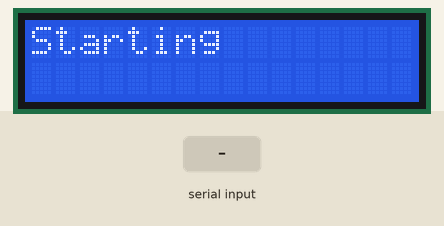
The sketch below on a simulated Arduino Uno, built with avr-gcc and run on an emulated ATmega328P. On the bench: 16×2 character LCD. The inputs (shaded band) are chosen by the test bench. What the sketch prints to the serial monitor is not drawn.

Above: at 0.1 s.
2.3 s: "L 45\n" received over Serial
At 3.4 s:
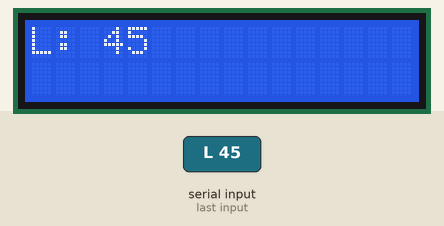
3.8 s: "A 45\n" received over Serial
At 4.4 s:
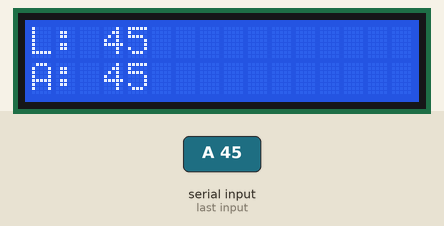
Timing chart, 0 to 6.8 s (numbered marks = the images above; inputs shaded):
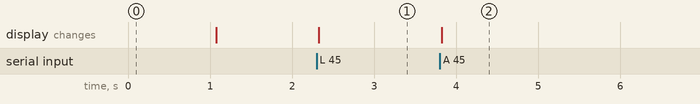

The sketch:

Serial_com.ino
```cpp
//Codigo para receber valores inteiros pela serial junto com alguma label
#include <Wire.h>
#include <LiquidCrystal_I2C.h>


LiquidCrystal_I2C lcd(0x26, 16, 2); //Common address be 0x27, but I got A0 pulled  down so it becomes 0x26

char cmd[40]; //Inicia um array de caracteres onde vamos guardar os comandos recebidos pela serial
int cmdIndex; //Placeholder para a index que vamos ler dos comandos

int linearVel = 0;
int angularVel = 0;

bool negative = false;

void exeCmd(){
  //Podemos usar o metodo strcmp(cmd,"str"), que retorna 0  se as duas strings forem iguais, mas isso é muito lerdo
  if((cmd[0] == 'L' || cmd[0] == 'A') && cmd[1] == ' '){ //Se o comando tiver inicio com L(linear) ou A(angular)

    int val = 0; //Iniciando o parsing do comando
    for(int i = 2; cmd[i] != 0; i++){ //O for irá rodar até encontrar o valor 0(null) que colocaremos na hora do recebimento
      if(cmd[i] == '-'){ //Se o valor for negativo, levanta a flag e pula o sinal
        negative = true;
        i++;
      }
      val = val*10 + (cmd[i] - '0'); //para cada rodada, atualizamos qual casa decimal estamos escrevendo
      //a subtracao por zero e pra pegar o valor inteiro do caractere (o zero eh 48 e assim vai ate o 9 = 57

    }
    if(negative){ //Se a flag estiver ativa, inverte o valor final e abaixa a flag
      val = -val;
      negative = false;
    }

    if(cmd[0] == 'L'){
      linearVel = val;
      lcd.home();
      lcd.print("                ");
      lcd.home();
      lcd.print("L: ");
      lcd.print(linearVel);
    }
    else{ //Se nao eh L e entrou no if, é A
      angularVel = val;
      lcd.setCursor(0,1); //setCursor(coluna,linha);
      lcd.print("                ");
      lcd.setCursor(0,1);
      lcd.print("A: ");
      lcd.print(angularVel);

    }
   Serial.println(cmd);
   Serial.println(linearVel);
   Serial.println(angularVel);

  }
}

//Os comandos seguirao a sintaxe "(char)TYPE (VALUE
void receiveCmd(){
  if(Serial.available()){
    char c = (char)Serial.read();
    if(c == '\n'){
      cmd[cmdIndex] = 0;
      exeCmd();
      cmdIndex = 0;
    }
    else{
      cmd[cmdIndex] = c;
      if(cmdIndex < 39) cmdIndex++;
    }
  }
}

void setup() {
  Serial.begin(115200);
  lcd.begin();
  lcd.backlight();
  lcd.print("Starting");
  delay(1000);
  lcd.clear();
  cmdIndex = 0; //A cada inicio volta o cmdIndex para 0


}

void loop() {
  receiveCmd();
}
```

Measured:
- after the input at 2.3 s, the display: changes at once (image 1)
- after the input at 3.8 s, the display: changes at once (image 2)
